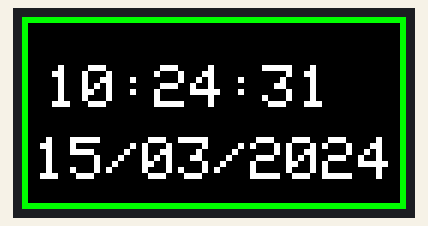
This sketch was run on a simulated ESP32. Shown: 64×32 colour display. WiFi joins after 1.5 s; servers stay silent unless stated; network time is answered at once with the bench clock; the local clock reads 2024-03-15 10:24:30 at power-on unless the sketch sets it; what the sketch prints to the serial monitor is not drawn.

Above: at 1.7 s.
At 5.7 s:
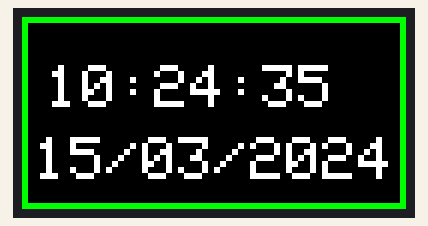
At 10.7 s:
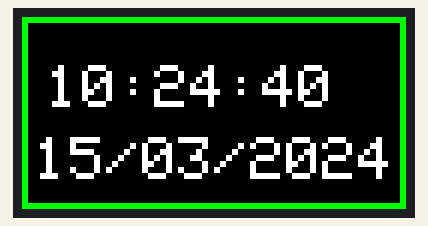
At 19.7 s:
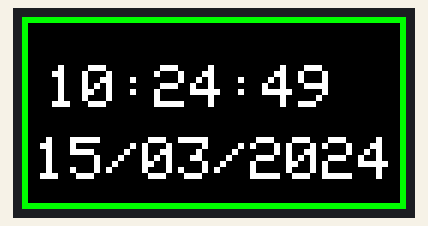
At 28.7 s:
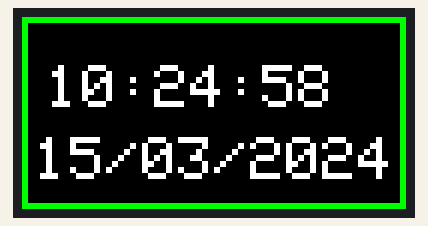
At 38.7 s:
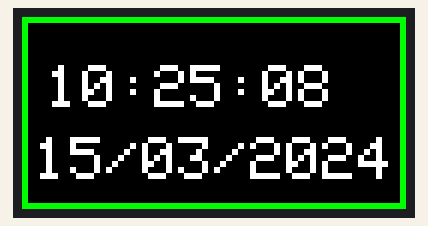

The sketch:

sketch_sim.ino
```cpp
#include <WiFi.h>
#include <WiFiUdp.h>
#include <NTPClient.h>

#include <Wire.h>
#include <RTClib.h>

#include <PxMatrix.h>
#include <Ticker.h>

// ================= PANEL =================
#define P_LAT 4
#define P_A 23
#define P_B 19
#define P_C 5
#define P_D 17
#define P_OE 16

PxMATRIX display(
  64,
  32,
  P_LAT,
  P_OE,
  P_A,
  P_B,
  P_C,
  P_D
);

// ================= DISPLAY UPDATE =================
Ticker display_ticker;

void display_updater() {
  display.display(30);
}

// ================= WIFI =================
char ssid[] = "Wokwi-GUEST";
char pass[] = "";

// ================= RTC =================
RTC_DS1307 rtc;

// ================= NTP =================
WiFiUDP ntpUDP;

NTPClient timeClient(
  ntpUDP,
  "pool.ntp.org",
  7 * 3600
);

// ================= COLORS =================
uint16_t BLACK;
uint16_t WHITE;
uint16_t GREEN;
uint16_t RED;

// ================= TIME VAR =================
int h, m, s;
int d, mo, y;

bool wifiConnected = false;
bool rtcAvailable = false;

// ================= TIME =================
void updateTime() {

  wifiConnected =
    WiFi.status() == WL_CONNECTED;

  // ===== NTP =====
  if (wifiConnected) {

    if (timeClient.update()) {

      time_t epochTime =
        timeClient.getEpochTime();

      struct tm *ptm =
        gmtime((time_t *)&epochTime);

      h = ptm->tm_hour;
      m = ptm->tm_min;
      s = ptm->tm_sec;

      d = ptm->tm_mday;
      mo = ptm->tm_mon + 1;
      y = ptm->tm_year + 1900;

      // SAVE RTC
      if (rtcAvailable) {

        rtc.adjust(
          DateTime(
            y,
            mo,
            d,
            h,
            m,
            s
          )
        );
      }

      Serial.println("[NTP] SYNC");

      return;
    }
  }

  // ===== RTC FALLBACK =====
  if (rtcAvailable) {

    DateTime now = rtc.now();

    h = now.hour();
    m = now.minute();
    s = now.second();

    d = now.day();
    mo = now.month();
    y = now.year();

    Serial.println("[RTC] FALLBACK");
  }
}

// ================= DISPLAY =================
void drawDisplay() {

  display.clearDisplay();

  uint16_t borderColor =
    wifiConnected ? GREEN : RED;

  display.drawRect(
    0,
    0,
    64,
    32,
    borderColor
  );

  char timeStr[12];

  sprintf(
    timeStr,
    "%02d:%02d:%02d",
    h,
    m,
    s
  );

  display.setTextColor(WHITE);

  display.setCursor(4, 8);

  display.print(timeStr);

  char dateStr[20];

  sprintf(
    dateStr,
    "%02d/%02d/%04d",
    d,
    mo,
    y
  );

  display.setCursor(2, 20);

  display.print(dateStr);
}

// ================= SETUP =================
void setup() {

  Serial.begin(115200);

  Serial.println("BOOT OK");

  // ================= DISPLAY =================
  display.begin(8);

  display.setBrightness(40);

  display_ticker.attach_ms(
    2,
    display_updater
  );

  BLACK = display.color565(0, 0, 0);
  WHITE = display.color565(255, 255, 255);
  GREEN = display.color565(0, 255, 0);
  RED = display.color565(255, 0, 0);

  // ================= RTC =================
  Wire.begin(21, 22);

  if (rtc.begin()) {

    rtcAvailable = true;

    Serial.println("[RTC] READY");

    if (!rtc.isrunning()) {

      rtc.adjust(
        DateTime(
          F(__DATE__),
          F(__TIME__)
        )
      );

      Serial.println("[RTC] DEFAULT SET");
    }

  } else {

    Serial.println("[RTC] NOT FOUND");
  }

  // ================= WIFI =================
  Serial.println("[WIFI] CONNECTING");

  WiFi.begin(ssid, pass);

  unsigned long start = millis();

  while (
    WiFi.status() != WL_CONNECTED &&
    millis() - start < 10000
  ) {

    delay(200);

    Serial.print(".");
  }

  if (WiFi.status() == WL_CONNECTED) {

    wifiConnected = true;

    Serial.println();
    Serial.println("[WIFI] CONNECTED");

    Serial.print("[IP] ");
    Serial.println(WiFi.localIP());

    timeClient.begin();

  } else {

    Serial.println();
    Serial.println("[WIFI] FAILED");
  }
}

// ================= LOOP =================
void loop() {

  updateTime();

  drawDisplay();

  Serial.printf(
    "%02d:%02d:%02d %02d/%02d/%04d\n",
    h,
    m,
    s,
    d,
    mo,
    y
  );

  delay(1000);
}
```

Measured:
- what the display in image 0 shows lasts 1.0 s, from 1.6 s to 2.6 s
